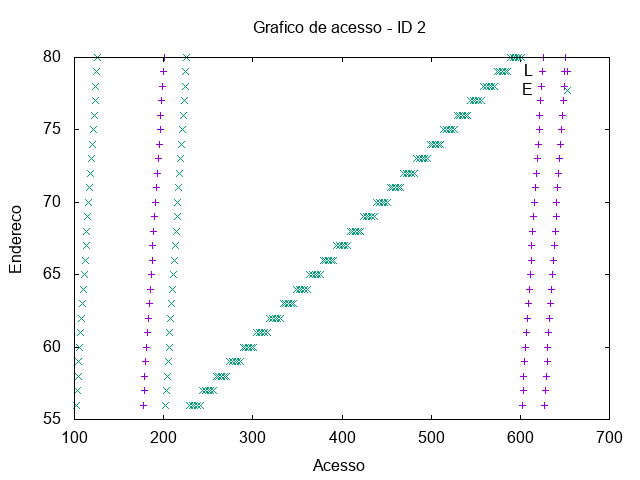

This chart was generated by the following gnuplot code:
set term png
set output "/tmp/out/mult-acesso-2.png"
set title "Grafico de acesso - ID 2"
set xlabel "Acesso"
set ylabel "Endereco"
plot "/tmp/out/mult-acesso-0-2.gpdat" u 2:4 w points t "L", "/tmp/out/mult-acesso-1-2.gpdat" u 2:4 w points t "E"
